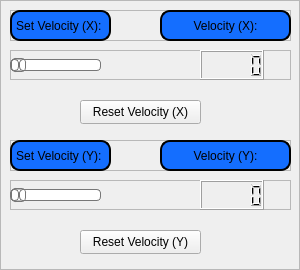
    <widget class="QFrame" name="padControlFrame">
     <property name="geometry">
      <rect>
       <x>10</x>
       <y>10</y>
       <width>300</width>
       <height>270</height>
      </rect>
     </property>
     <property name="minimumSize">
      <size>
       <width>300</width>
       <height>270</height>
      </size>
     </property>
     <property name="maximumSize">
      <size>
       <width>300</width>
       <height>270</height>
      </size>
     </property>
     <property name="styleSheet">
      <string notr="true">QFrame#padControlFrame
{
	border: 2px solid black; 
	border-radius: 10px;
	background-color: rgb(49, 49, 49);
}</string>
     </property>
     <property name="frameShape">
      <enum>QFrame::StyledPanel</enum>
     </property>
     <property name="frameShadow">
      <enum>QFrame::Raised</enum>
     </property>
     <widget class="QFrame" name="vxFrame">
      <property name="geometry">
       <rect>
        <x>10</x>
        <y>10</y>
        <width>281</width>
        <height>31</height>
       </rect>
      </property>
      <property name="frameShape">
       <enum>QFrame::StyledPanel</enum>
      </property>
      <property name="frameShadow">
       <enum>QFrame::Raised</enum>
      </property>
      <widget class="QLabel" name="vxLabel">
       <property name="geometry">
        <rect>
         <x>150</x>
         <y>0</y>
         <width>131</width>
         <height>31</height>
        </rect>
       </property>
       <property name="styleSheet">
        <string notr="true">QLabel#vxLabel
{
	border: 2px solid black; 
	border-radius: 10px;
	background-color: rgb(20, 110, 255);
}</string>
       </property>
       <property name="text">
        <string>Velocity (X):</string>
       </property>
       <property name="alignment">
        <set>Qt::AlignCenter</set>
       </property>
      </widget>
      <widget class="QLabel" name="setVXLabel">
       <property name="geometry">
        <rect>
         <x>0</x>
         <y>0</y>
         <width>101</width>
         <height>31</height>
        </rect>
       </property>
       <property name="styleSheet">
        <string notr="true">QLabel#setVXLabel
{
	border: 2px solid black; 
	border-radius: 10px;
	background-color: rgb(20, 110, 255);
}</string>
       </property>
       <property name="text">
        <string>Set Velocity (X): </string>
       </property>
       <property name="alignment">
        <set>Qt::AlignCenter</set>
       </property>
      </widget>
     </widget>
     <widget class="QFrame" name="vxSliderFrame">
      <property name="geometry">
       <rect>
        <x>10</x>
        <y>50</y>
        <width>281</width>
        <height>30</height>
       </rect>
      </property>
      <property name="frameShape">
       <enum>QFrame::StyledPanel</enum>
      </property>
      <property name="frameShadow">
       <enum>QFrame::Raised</enum>
      </property>
      <widget class="QLCDNumber" name="vxLCD">
       <property name="geometry">
        <rect>
         <x>190</x>
         <y>0</y>
         <width>64</width>
         <height>30</height>
        </rect>
       </property>
      </widget>
      <widget class="QSlider" name="vxSlider">
       <property name="geometry">
        <rect>
         <x>0</x>
         <y>0</y>
         <width>91</width>
         <height>30</height>
        </rect>
       </property>
       <property name="styleSheet">
        <string notr="true">QSlider::groove:horizontal {
border: 1px solid #bbb;
background: white;
height: 10px;
border-radius: 4px;
}

QSlider::sub-page:horizontal {
background: qlineargradient(x1: 0, y1: 0,    x2: 0, y2: 1,
    stop: 0 #66e, stop: 1 #bbf);
background: qlineargradient(x1: 0, y1: 0.2, x2: 1, y2: 1,
    stop: 0 #bbf, stop: 1 #55f);
border: 1px solid #777;
height: 10px;
border-radius: 4px;
}

QSlider::add-page:horizontal {
background: #fff;
border: 1px solid #777;
height: 10px;
border-radius: 4px;
}

QSlider::handle:horizontal {
background: qlineargradient(x1:0, y1:0, x2:1, y2:1,
    stop:0 #eee, stop:1 #ccc);
border: 1px solid #777;
width: 13px;
margin-top: -2px;
margin-bottom: -2px;
border-radius: 4px;
}

QSlider::handle:horizontal:hover {
background: qlineargradient(x1:0, y1:0, x2:1, y2:1,
    stop:0 #fff, stop:1 #ddd);
border: 1px solid #444;
border-radius: 4px;
}

QSlider::sub-page:horizontal:disabled {
background: #bbb;
border-color: #999;
}

QSlider::add-page:horizontal:disabled {
background: #eee;
border-color: #999;
}

QSlider::handle:horizontal:disabled {
background: #eee;
border: 1px solid #aaa;
border-radius: 4px;
}</string>
       </property>
       <property name="orientation">
        <enum>Qt::Horizontal</enum>
       </property>
      </widget>
     </widget>
     <widget class="QFrame" name="vyFrame">
      <property name="geometry">
       <rect>
        <x>10</x>
        <y>140</y>
        <width>281</width>
        <height>31</height>
       </rect>
      </property>
      <property name="frameShape">
       <enum>QFrame::StyledPanel</enum>
      </property>
      <property name="frameShadow">
       <enum>QFrame::Raised</enum>
      </property>
      <widget class="QLabel" name="vyLabel">
       <property name="geometry">
        <rect>
         <x>150</x>
         <y>0</y>
         <width>131</width>
         <height>31</height>
        </rect>
       </property>
       <property name="styleSheet">
        <string notr="true">QLabel#vyLabel
{
	border: 2px solid black; 
	border-radius: 10px;
	background-color: rgb(20, 110, 255);
}</string>
       </property>
       <property name="text">
        <string>Velocity (Y):</string>
       </property>
       <property name="alignment">
        <set>Qt::AlignCenter</set>
       </property>
      </widget>
      <widget class="QLabel" name="setVYLabel">
       <property name="geometry">
        <rect>
         <x>0</x>
         <y>0</y>
         <width>101</width>
         <height>31</height>
        </rect>
       </property>
       <property name="styleSheet">
        <string notr="true">QLabel#setVYLabel
{
	border: 2px solid black; 
	border-radius: 10px;
	background-color: rgb(20, 110, 255);
}</string>
       </property>
       <property name="text">
        <string>Set Velocity (Y): </string>
       </property>
       <property name="alignment">
        <set>Qt::AlignCenter</set>
       </property>
      </widget>
     </widget>
     <widget class="QFrame" name="vySliderFrame">
      <property name="geometry">
       <rect>
        <x>10</x>
        <y>180</y>
        <width>281</width>
        <height>30</height>
       </rect>
      </property>
      <property name="frameShape">
       <enum>QFrame::StyledPanel</enum>
      </property>
      <property name="frameShadow">
       <enum>QFrame::Raised</enum>
      </property>
      <widget class="QLCDNumber" name="vyLCD">
       <property name="geometry">
        <rect>
         <x>190</x>
         <y>0</y>
         <width>64</width>
         <height>30</height>
        </rect>
       </property>
      </widget>
      <widget class="QSlider" name="vySlider">
       <property name="geometry">
        <rect>
         <x>0</x>
         <y>0</y>
         <width>91</width>
         <height>30</height>
        </rect>
       </property>
       <property name="styleSheet">
        <string notr="true">QSlider::groove:horizontal {
border: 1px solid #bbb;
background: white;
height: 10px;
border-radius: 4px;
}

QSlider::sub-page:horizontal {
background: qlineargradient(x1: 0, y1: 0,    x2: 0, y2: 1,
    stop: 0 #66e, stop: 1 #bbf);
background: qlineargradient(x1: 0, y1: 0.2, x2: 1, y2: 1,
    stop: 0 #bbf, stop: 1 #55f);
border: 1px solid #777;
height: 10px;
border-radius: 4px;
}

QSlider::add-page:horizontal {
background: #fff;
border: 1px solid #777;
height: 10px;
border-radius: 4px;
}

QSlider::handle:horizontal {
background: qlineargradient(x1:0, y1:0, x2:1, y2:1,
    stop:0 #eee, stop:1 #ccc);
border: 1px solid #777;
width: 13px;
margin-top: -2px;
margin-bottom: -2px;
border-radius: 4px;
}

QSlider::handle:horizontal:hover {
background: qlineargradient(x1:0, y1:0, x2:1, y2:1,
    stop:0 #fff, stop:1 #ddd);
border: 1px solid #444;
border-radius: 4px;
}

QSlider::sub-page:horizontal:disabled {
background: #bbb;
border-color: #999;
}

QSlider::add-page:horizontal:disabled {
background: #eee;
border-color: #999;
}

QSlider::handle:horizontal:disabled {
background: #eee;
border: 1px solid #aaa;
border-radius: 4px;
}</string>
       </property>
       <property name="orientation">
        <enum>Qt::Horizontal</enum>
       </property>
      </widget>
     </widget>
     <widget class="QPushButton" name="resetVelocityX">
      <property name="geometry">
       <rect>
        <x>80</x>
        <y>100</y>
        <width>121</width>
        <height>24</height>
       </rect>
      </property>
      <property name="text">
       <string>Reset Velocity (X)</string>
      </property>
     </widget>
     <widget class="QPushButton" name="resetVelocityY">
      <property name="geometry">
       <rect>
        <x>80</x>
        <y>230</y>
        <width>121</width>
        <height>24</height>
       </rect>
      </property>
      <property name="text">
       <string>Reset Velocity (Y)</string>
      </property>
     </widget>
    </widget>
